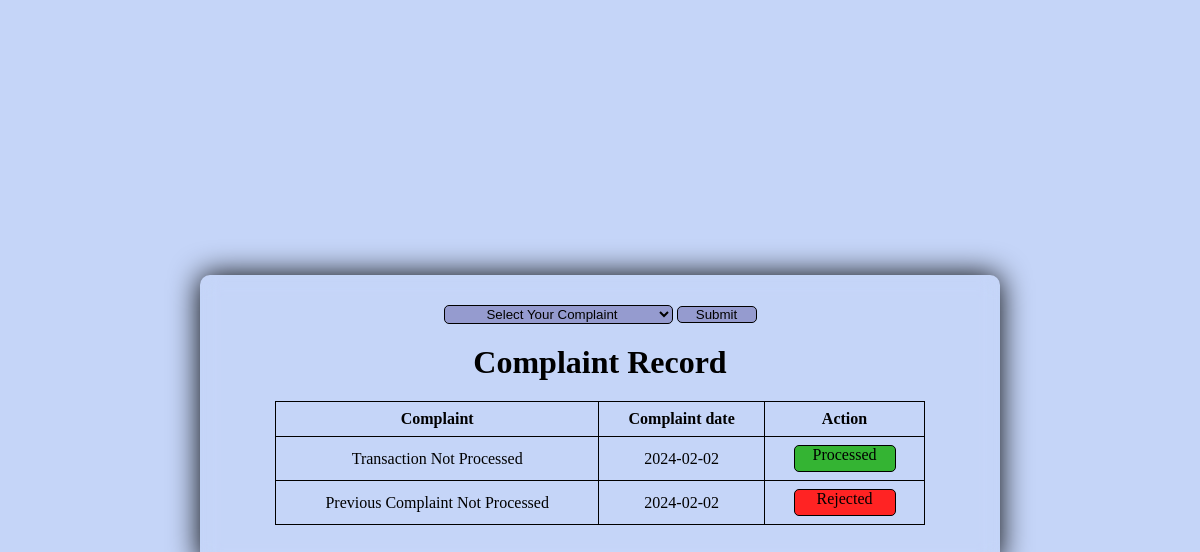
Screenshot of /customer/complaint.php (signed in) with the database file from the repository.
### tables this page shows
CREATE TABLE `feedback` (
  `fid` int(11) NOT NULL,
  `cid` int(11) NOT NULL,
  `ftext` varchar(500) NOT NULL,
  `fdate` date NOT NULL,
  `processed` varchar(1) NOT NULL
);

### customer/complaint.php (the view, shortened to what this page needs)
<!DOCTYPE html>
<html>
<head>
</head>
<body>
  <?php
  include('../connection.php');
  ?>
  <div class="main">
    <div class="box">
      <form method="post">
        <select class="input" id="ftext" name="ftext" required>
          <option value='null'>Select Your Complaint</option>
        </select>
        <input type="submit" class="submit" value="Submit" name="submit">
      </form>
      <?php
      $sql = "SELECT * FROM feedback WHERE cid='" . $_SESSION['user_id'] . "'";
      $result = $con->query($sql);
      ?>
      <div class="table-container">
        <h1>Complaint Record</h1>
        <table>
          <tr>
            <th>Complaint</th>
            <th>Complaint date</th>
            <th>Action</th>
          </tr>
          <?php
          if ($result->num_rows > 0) {
            while ($row = $result->fetch_assoc()) {
              echo "<tr>";
              echo "<td>" . $row["ftext"] . "</td>";
              echo "<td>" . $row["fdate"] . "</td>";
              if ($row["processed"] == "0")
                echo "<td><div class='bullet grey'>In process</div></td>";
              else if ($row["processed"] == "1")
                echo "<td><div class='bullet green'>Processed</div></td>";
              else
                echo "<td><div class='bullet red'>Rejected</div></td>";
            }
            echo "</tr>";
          }
          ?>
        </table>
      </div>
    </div>
  </div>
</body>
</html>

### customer/complaint.php (style rules this page uses)
* { margin: 0; padding: 0; }
body { font-family: Times New Roman, serif; color: rgb(0, 0, 0); background: white; }
.main { display: flex; align-items: center; justify-content: center; min-height: 95vh; background: #C5D5F8; }
.box { text-align: center; width: 800px; min-height: 50px; backdrop-filter: blur(10px); box-shadow: 0 0 30px rgb(0, 0, 0); border-radius: 10px; margin-top: 15vh; margin-bottom: 5vh; }
.input { text-align: center; background-color: #959bcf; margin-top: 30px; border: 1px solid; border-radius: 5px; cursor: pointer; }
.submit { width: 80px; background-color: #959bcf; border: 1px solid; border-radius: 5px; cursor: pointer; }
.bullet { height: 25px; width: 100px; margin: auto; border: 1px solid black; border-radius: 5px; clear: both; }
.red { background-color: #FF2323; }
.green { background-color: #34B433; }
.box h1 { padding-top: 20px; }
.table-container { width: fit-content; height: 100%; margin: auto; padding-bottom: 40px; }
table { border-collapse: collapse; width: 650px; margin-top: 20px; }
th, td { border: 1px solid black; padding: 8px; text-align: center; }

### rows the page displays
feedback: ftext "Transaction Not Processed", fdate "2024-02-02", processed "Processed"
feedback: ftext "Previous Complaint Not Processed", fdate "2024-02-02", processed "Rejected"
